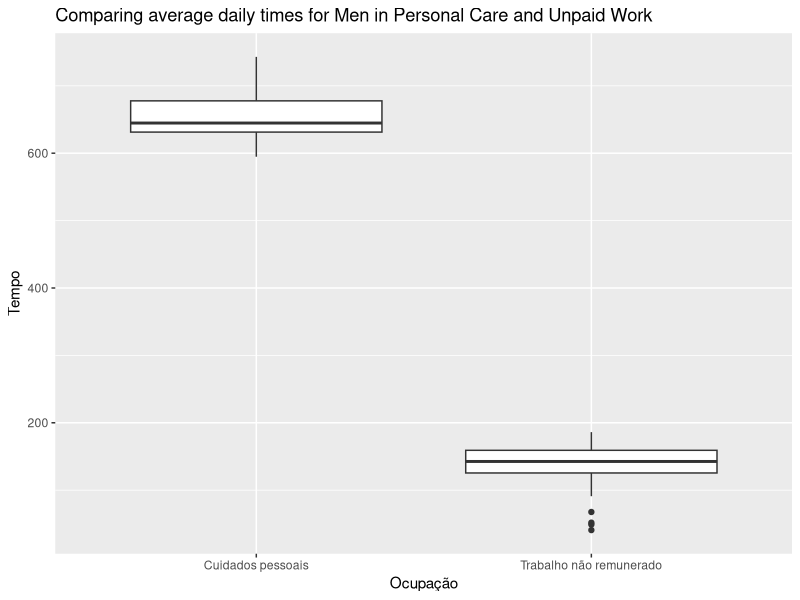

Write R code to recreate this figure.
# 1. Read the data file in R and remove all records referring to South Africa (incomplete data).
data <- read.csv("TIME_USE_24092022.csv", sep = ",")
data <- subset(data, País != "África do Sul")

# 2. In a single graph, create two boxplots that allow comparing the average daily times recorded for Men in two different occupations: Personal care and Unpaid work.
library(ggplot2)

# Filter data for Men and the two occupations
data_men <- subset(data, Sexo == "Homens" & (Ocupação == "Cuidados pessoais" | Ocupação == "Trabalho não remunerado"))

# Create boxplots
p <- ggplot(data_men, aes(x = Ocupação, y = Tempo)) +
  geom_boxplot() +
  ggtitle("Comparing average daily times for Men in Personal Care and Unpaid Work")

# Display plot
print(p)
